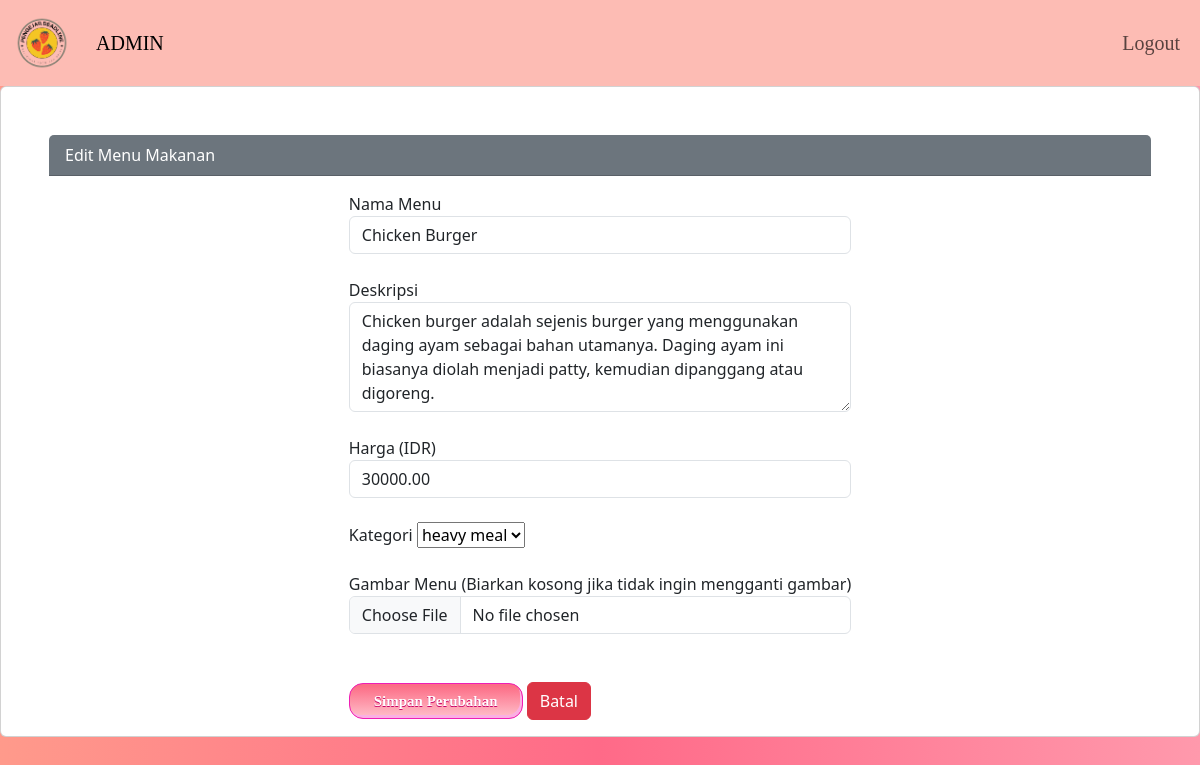
Page /admin/edit_menu.php?item_id=1 (signed in) on the committed database.
### tables this page shows
CREATE TABLE `menuitems` (
  `Item_ID` int(11) NOT NULL,
  `Name` varchar(255) NOT NULL,
  `Description` text DEFAULT NULL,
  `Price` decimal(10,2) NOT NULL,
  `Category_ID` int(11) DEFAULT NULL,
  `ImageURL` varchar(255) DEFAULT NULL
);

### admin/edit_menu.php (the view, shortened to what this page needs)
<?php
$host = "localhost";
$user = "root";
$pass = "";
$db = "orderfood";
$koneksi = mysqli_connect($host, $user, $pass, $db);
if (isset($_GET['item_id'])) {
    $item_id = $_GET['item_id'];
    $sql = "SELECT * FROM menuitems WHERE Item_ID = ?";
    $stmt = mysqli_prepare($koneksi, $sql);
    mysqli_stmt_bind_param($stmt, "i", $item_id);
    mysqli_stmt_execute($stmt);
    $result = mysqli_stmt_get_result($stmt);
    $menu_item = mysqli_fetch_assoc($result);
} else {
    header("Location: index.php");
    exit();
}
?>
<!DOCTYPE html>
<html lang="en">
<head>
    <link rel="stylesheet" href="../styles.css">
    <link href="https://cdn.jsdelivr.net/npm/bootstrap@5.3.2/dist/css/bootstrap.min.css" rel="stylesheet">
</head>
<body>
    <nav class="navbar navbar-expand-lg navbar-light" style="background-color:#fdbcb4; font-size:20px; font-family:Georgia, serif;">
    <div class="container-fluid">
        <a class="navbar-brand" href="home.php">
        <img src="../images/logo_websitefood.png" alt="Website Logo" width="60">
        </a>
        <div class="collapse navbar-collapse" id="navbarSupportedContent">
        <ul class="navbar-nav me-auto mb-2 mb-lg-0">
            <li class="nav-item">
            <a class="nav-link active" aria-current="page" href="#">ADMIN</a>
            </li>
        </ul>
        <ul class="navbar-nav">
            <li class="nav-item">
            <a class="nav-link" href="../logout.php">Logout</a>
            </li>
        </ul>
        </div>
    </div>
    </nav>
<div class="card">
    <div class="card-header text-white bg-secondary mt-5 me-5 ms-5">
        Edit Menu Makanan
    </div>
    <div class="card-body mx-auto">
        <form action="edit_menu.php" method="post" enctype="multipart/form-data">
            <div class="form-group">
                <label for="name">Nama Menu</label>
                <input type="text" name="name" id="name" class="form-control"  value="<?php echo $menu_item['Name']; ?>" required>
            </div>
            <br>
            <div class="form-group">
                <label for="description">Deskripsi</label>
                <textarea name="description" id="description" class="form-control" rows="4" required><?php echo $menu_item['Description'];?></textarea>
            </div>
            <br>
            <div class="form-group">
                <label for="price">Harga (IDR)</label>
                <input type="number" name="price" id="price" class="form-control" value="<?php echo $menu_item['Price']; ?>" required>
            </div>
            <br>
            <label for="category">Kategori</label>
            <select name="category" required>
                <?php
                $sql_categories = "SELECT * FROM menucategories";
                $result_categories = mysqli_query($koneksi, $sql_categories);
                while ($row = mysqli_fetch_array($result_categories)) {
                    $category_id = $row['Category_ID'];
                    $category_name = $row['Name'];
                    $selected = ($category_id == $menu_item['Category_ID']) ? 'selected' : '';
                    echo '<option value="' . $category_id . '" ' . $selected . '>' . $category_name . '</option>';
                }
                ?>
            </select>
            <br><br>
            <label for="image">Gambar Menu (Biarkan kosong jika tidak ingin mengganti gambar)</label>
            <input class="form-control" type="file" name="image" accept="image/*">
            <br><br>
            <button type="submit" class="btn btn-primary">Simpan Perubahan</button>
            <a href="index.php" class="btn btn-danger">Batal</a>
        </form>
    </div>
</div>
</body>
</html>

### styles.css (style rules this page uses)
body { font-family: "Poppins", sans-serif; background: linear-gradient(90deg, #FF9A8B, #FF6A88, #FF99AC); }

### admin/edit_menu.php (style rules this page uses)
.btn-primary { box-shadow:inset -2px -3px 0px 0px #fbafe3; font-family:Georgia, 'Times New Roman', Times, serif; background:linear-gradient(to bottom, #FC6C85 5%, #ffc0cb 100%); background-color:#ff5bb0; background-color:#ff5bb0; border-radius:14px; border:1px solid #ee1eb5; display:inline-block; cursor:pointer; color:#ffffff; font-family:Georgia; font-size:15px; font-weight:bold; padding:6px 24px; text-decoration:none; text-shadow:0px 1px 0px #c70067; }

### rows in the picture
menuitems: name "Chicken Burger", description "Chicken burger adalah sejenis burger yang menggunakan daging ayam sebagai bahan utamanya. Daging ayam ini biasanya diolah menjadi patty, kemudian dipanggang atau digoreng.", price "30000.00"

### other values in the picture
form field category "heavy meal"
